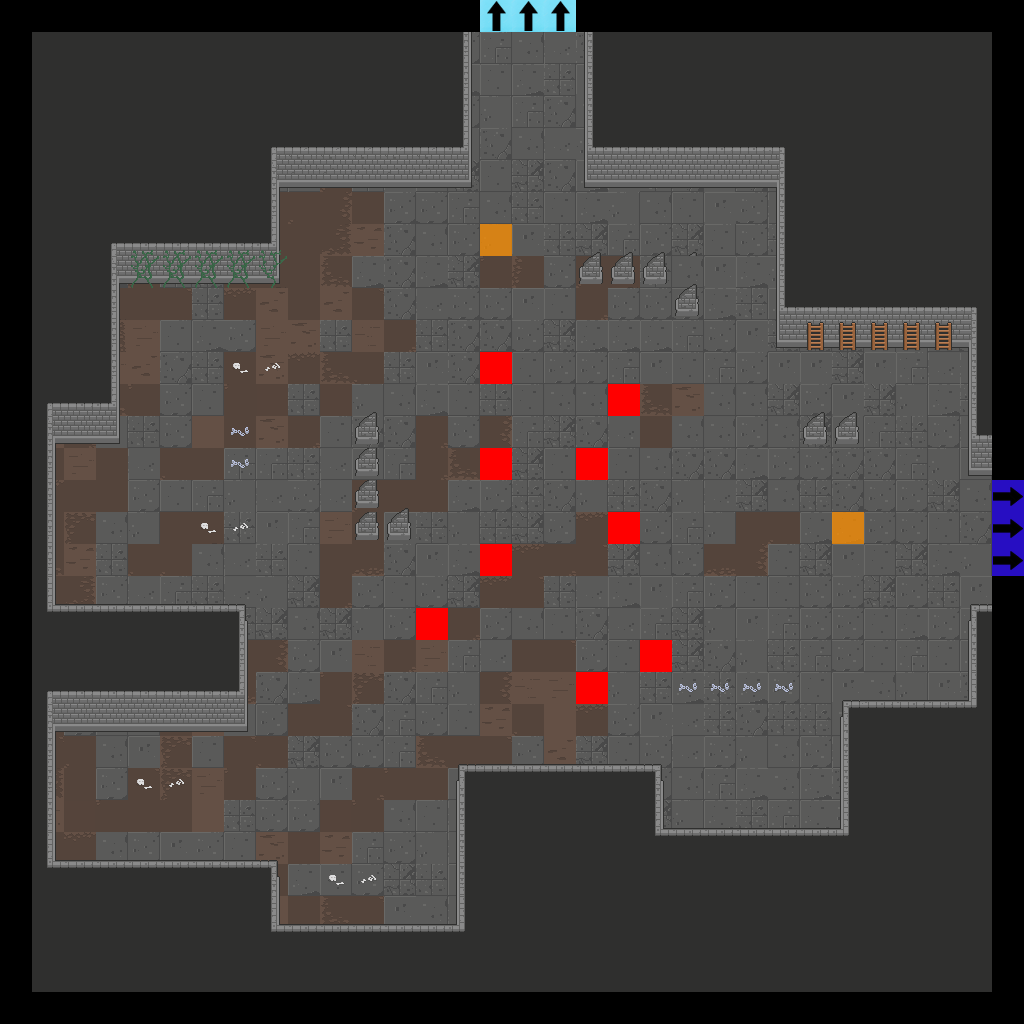

This game map was drawn from its Tiled (.tmx) file and the tilesets committed beside it. A one-line description and the trimmed map source follow:
An orthogonal 32x32 tile map with 32x32 px tiles, 7 tile layers (Floor, Walls, Doors, Pillars, ...), 2 tilesets.

<map version="1.2" tiledversion="2019.04.18" orientation="orthogonal" renderorder="right-down" width="32" height="32" tilewidth="32" tileheight="32" infinite="0" nextlayerid="22" nextobjectid="1">
 <tileset firstgid="1" source="Dungeon_Tileset_2.tsx" />
 <tileset firstgid="321" source="flags.tsx" />
 <layer id="15" name="Floor" width="32" height="32">
  <data>[1024 cells, 900 non-empty, 42 distinct tile ids]</data>
 </layer>
 <layer id="16" name="Walls" width="32" height="32">
  <data>[1024 cells, 453 non-empty, 30 distinct tile ids]</data>
 </layer>
 <layer id="17" name="Doors" width="32" height="32">
  <data>[1024 cells, 0 non-empty, 0 distinct tile ids]</data>
 </layer>
 <layer id="18" name="Pillars" width="32" height="32">
  <data>[1024 cells, 20 non-empty, 2 distinct tile ids]</data>
 </layer>
 <layer id="19" name="Candles" width="32" height="32">
  <data>[1024 cells, 0 non-empty, 0 distinct tile ids]</data>
 </layer>
 <layer id="20" name="Debris" width="32" height="32">
  <data>[1024 cells, 29 non-empty, 8 distinct tile ids]</data>
 </layer>
 <layer id="21" name="Flags" width="32" height="32">
  <data>[1024 cells, 17 non-empty, 4 distinct tile ids]</data>
 </layer>
</map>
